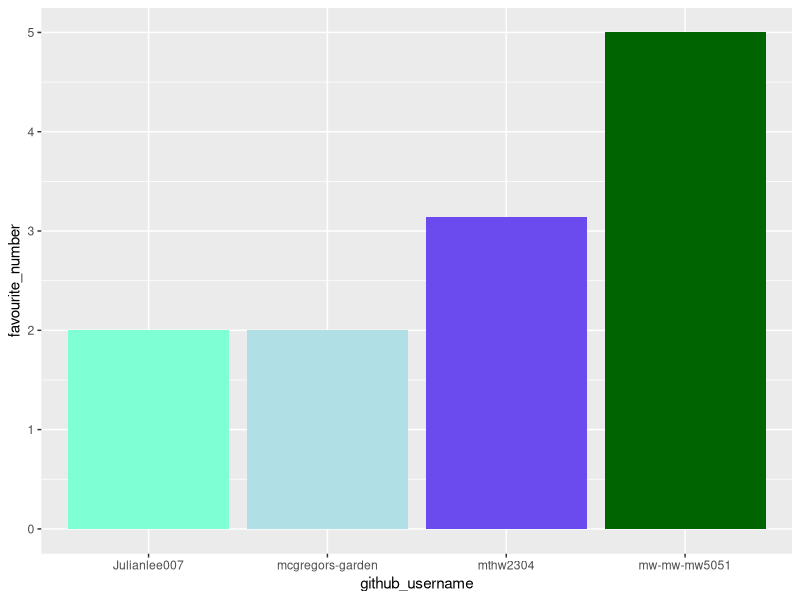
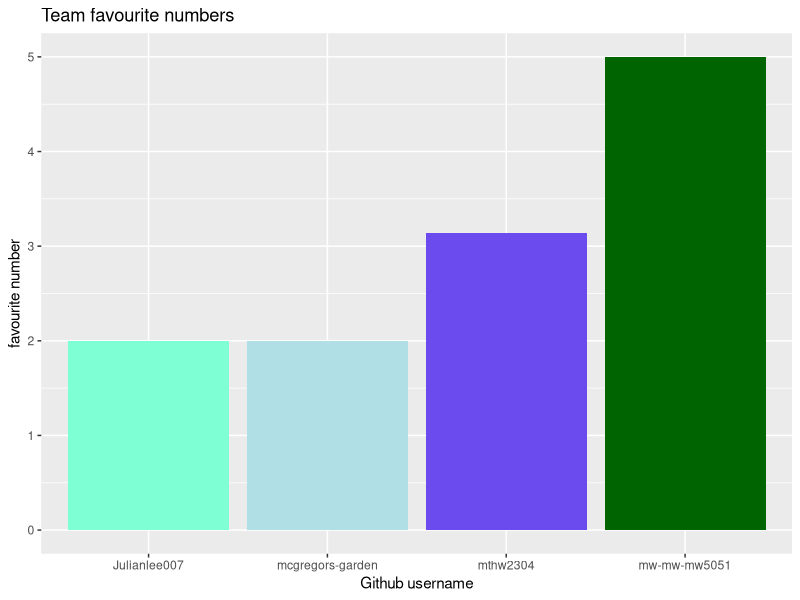
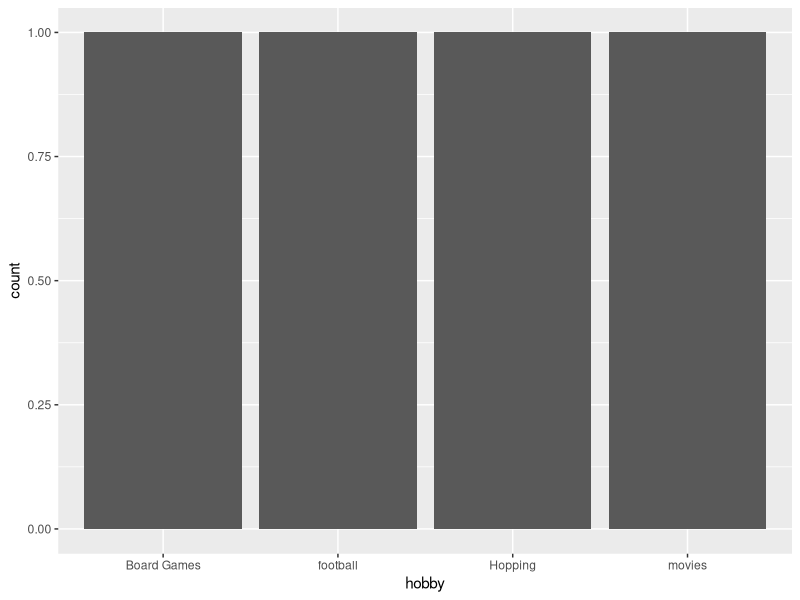

Recreate these plots in R, in order.
## ---- chunk 1
library(tidyverse) 
## ---- chunk 2
team_data <- tibble(
  name = c("Peter Rabbit", "Matthew", "Matt", 
           "Julian"),
  github_username = c("mcgregors-garden", "mthw2304", "mw-mw-mw5051", 
                      "Julianlee007"), 
  colour = c("powderblue", "#6b4bed", "dark green", 
             "aquamarine"),
  hobby = c("Hopping", "Board Games", "movies", 
            "football"),
  favourite_number = c(2, 3.141592653589793238462643383279502884197169, 5, 2)
  )

team_data
## ---- chunk 3
p1 <- ggplot(data = team_data, 
             mapping = aes(x = github_username, 
                           y = favourite_number,
                           fill = colour), 
             ) +
   geom_col() +
   scale_fill_identity()
p1
## ---- chunk 4
p1 + labs(x = "Github username", 
          y = "favourite number",
          title = "Team favourite numbers")
## ---- chunk 5
p2 <- ggplot(team_data, aes(x = hobby)) +
  geom_bar()
p2
